Frame 1 (no input): blank canvas, image omitted
Frame 60 (the mouse pressed at the canvas centre just before this capture): blank canvas, image omitted
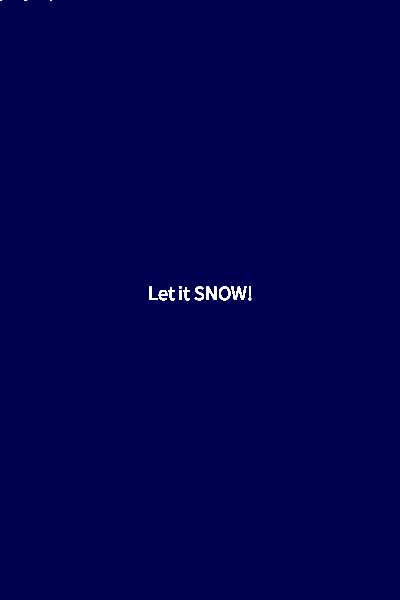
Frame 120 (the mouse held since frame 60 and released just before this capture)

The Processing sketch whose frames 1 and 60 were blank and that drew this single picture after the mouse press (run headless with seeded random() and noise(); from frame 60 on, the mouse is pressed at the canvas centre):

// Processing sketch: processing_48447
// ── processing_48447.pde

void setup()
{
  size(400,600);
  background(0, 0, 80);
  smooth();
  textAlign(CENTER);
}
  void draw()
{
  fill(255, 255, 255, 75);
  
  textSize( 20 );
  fill(255, 255, 255, 255);
  text("Let it SNOW!" , mouseX, mouseY);
  
}
